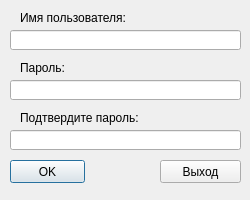
<?xml version="1.0" encoding="UTF-8"?>
<ui version="4.0">
 <class>AddUser</class>
 <widget class="QDialog" name="AddUser">
  <property name="windowModality">
   <enum>Qt::WindowModal</enum>
  </property>
  <property name="geometry">
   <rect>
    <x>0</x>
    <y>0</y>
    <width>250</width>
    <height>200</height>
   </rect>
  </property>
  <property name="sizePolicy">
   <sizepolicy hsizetype="Fixed" vsizetype="Fixed">
    <horstretch>0</horstretch>
    <verstretch>0</verstretch>
   </sizepolicy>
  </property>
  <property name="minimumSize">
   <size>
    <width>250</width>
    <height>200</height>
   </size>
  </property>
  <property name="maximumSize">
   <size>
    <width>250</width>
    <height>200</height>
   </size>
  </property>
  <property name="windowTitle">
   <string>Регистрация</string>
  </property>
  <widget class="QLabel" name="label_username">
   <property name="geometry">
    <rect>
     <x>20</x>
     <y>10</y>
     <width>181</width>
     <height>16</height>
    </rect>
   </property>
   <property name="text">
    <string>Имя пользователя:</string>
   </property>
  </widget>
  <widget class="QLabel" name="label_passwd">
   <property name="geometry">
    <rect>
     <x>20</x>
     <y>60</y>
     <width>181</width>
     <height>16</height>
    </rect>
   </property>
   <property name="text">
    <string>Пароль:</string>
   </property>
  </widget>
  <widget class="QLineEdit" name="client_name">
   <property name="geometry">
    <rect>
     <x>10</x>
     <y>30</y>
     <width>231</width>
     <height>20</height>
    </rect>
   </property>
   <property name="sizePolicy">
    <sizepolicy hsizetype="Fixed" vsizetype="Fixed">
     <horstretch>0</horstretch>
     <verstretch>0</verstretch>
    </sizepolicy>
   </property>
   <property name="minimumSize">
    <size>
     <width>0</width>
     <height>0</height>
    </size>
   </property>
   <property name="inputMask">
    <string notr="true"/>
   </property>
   <property name="text">
    <string notr="true"/>
   </property>
   <property name="maxLength">
    <number>25</number>
   </property>
   <property name="alignment">
    <set>Qt::AlignCenter</set>
   </property>
  </widget>
  <widget class="QLineEdit" name="client_passwd">
   <property name="enabled">
    <bool>true</bool>
   </property>
   <property name="geometry">
    <rect>
     <x>10</x>
     <y>80</y>
     <width>231</width>
     <height>20</height>
    </rect>
   </property>
   <property name="sizePolicy">
    <sizepolicy hsizetype="Fixed" vsizetype="Fixed">
     <horstretch>0</horstretch>
     <verstretch>0</verstretch>
    </sizepolicy>
   </property>
   <property name="inputMethodHints">
    <set>Qt::ImhPreferLatin</set>
   </property>
   <property name="inputMask">
    <string notr="true"/>
   </property>
   <property name="maxLength">
    <number>12</number>
   </property>
   <property name="alignment">
    <set>Qt::AlignCenter</set>
   </property>
  </widget>
  <widget class="QPushButton" name="btn_cancel">
   <property name="geometry">
    <rect>
     <x>160</x>
     <y>160</y>
     <width>81</width>
     <height>23</height>
    </rect>
   </property>
   <property name="text">
    <string>Выход</string>
   </property>
   <property name="autoDefault">
    <bool>false</bool>
   </property>
   <property name="default">
    <bool>false</bool>
   </property>
   <property name="flat">
    <bool>false</bool>
   </property>
  </widget>
  <widget class="QPushButton" name="btn_ok">
   <property name="geometry">
    <rect>
     <x>10</x>
     <y>160</y>
     <width>75</width>
     <height>23</height>
    </rect>
   </property>
   <property name="text">
    <string>OK</string>
   </property>
   <property name="autoDefault">
    <bool>false</bool>
   </property>
   <property name="default">
    <bool>true</bool>
   </property>
  </widget>
  <widget class="QLabel" name="label_conf">
   <property name="geometry">
    <rect>
     <x>20</x>
     <y>110</y>
     <width>181</width>
     <height>16</height>
    </rect>
   </property>
   <property name="text">
    <string>Подтвердите пароль:</string>
   </property>
  </widget>
  <widget class="QLineEdit" name="client_conf">
   <property name="enabled">
    <bool>true</bool>
   </property>
   <property name="geometry">
    <rect>
     <x>10</x>
     <y>130</y>
     <width>231</width>
     <height>20</height>
    </rect>
   </property>
   <property name="sizePolicy">
    <sizepolicy hsizetype="Fixed" vsizetype="Fixed">
     <horstretch>0</horstretch>
     <verstretch>0</verstretch>
    </sizepolicy>
   </property>
   <property name="inputMethodHints">
    <set>Qt::ImhPreferLatin</set>
   </property>
   <property name="inputMask">
    <string notr="true"/>
   </property>
   <property name="maxLength">
    <number>12</number>
   </property>
   <property name="alignment">
    <set>Qt::AlignCenter</set>
   </property>
  </widget>
 </widget>
 <tabstops>
  <tabstop>client_name</tabstop>
  <tabstop>client_passwd</tabstop>
  <tabstop>client_conf</tabstop>
  <tabstop>btn_ok</tabstop>
  <tabstop>btn_cancel</tabstop>
 </tabstops>
 <resources/>
 <connections/>
 <designerdata>
  <property name="gridDeltaX">
   <number>10</number>
  </property>
  <property name="gridDeltaY">
   <number>10</number>
  </property>
  <property name="gridSnapX">
   <bool>true</bool>
  </property>
  <property name="gridSnapY">
   <bool>true</bool>
  </property>
  <property name="gridVisible">
   <bool>true</bool>
  </property>
 </designerdata>
</ui>
